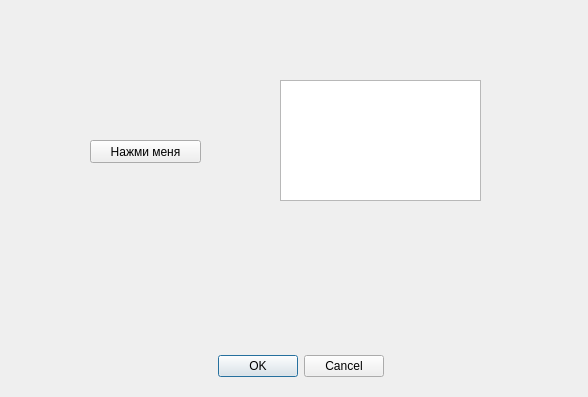
<?xml version="1.0" encoding="UTF-8"?>
<ui version="4.0">
 <class>DialogWindow</class>
 <widget class="QDialog" name="DialogWindow">
  <property name="geometry">
   <rect>
    <x>0</x>
    <y>0</y>
    <width>588</width>
    <height>397</height>
   </rect>
  </property>
  <property name="windowTitle">
   <string>Форма для проверки работы кнопок</string>
  </property>
  <widget class="QDialogButtonBox" name="buttonBoxOkCancel">
   <property name="geometry">
    <rect>
     <x>50</x>
     <y>350</y>
     <width>501</width>
     <height>32</height>
    </rect>
   </property>
   <property name="orientation">
    <enum>Qt::Horizontal</enum>
   </property>
   <property name="standardButtons">
    <set>QDialogButtonBox::Cancel|QDialogButtonBox::Ok</set>
   </property>
   <property name="centerButtons">
    <bool>true</bool>
   </property>
  </widget>
  <widget class="QPushButton" name="pushButtonPushme">
   <property name="geometry">
    <rect>
     <x>90</x>
     <y>140</y>
     <width>111</width>
     <height>23</height>
    </rect>
   </property>
   <property name="text">
    <string>Нажми меня</string>
   </property>
   <property name="checkable">
    <bool>false</bool>
   </property>
  </widget>
  <widget class="QTextEdit" name="textEdit">
   <property name="geometry">
    <rect>
     <x>280</x>
     <y>80</y>
     <width>201</width>
     <height>121</height>
    </rect>
   </property>
  </widget>
 </widget>
 <resources/>
 <connections/>
</ui>
